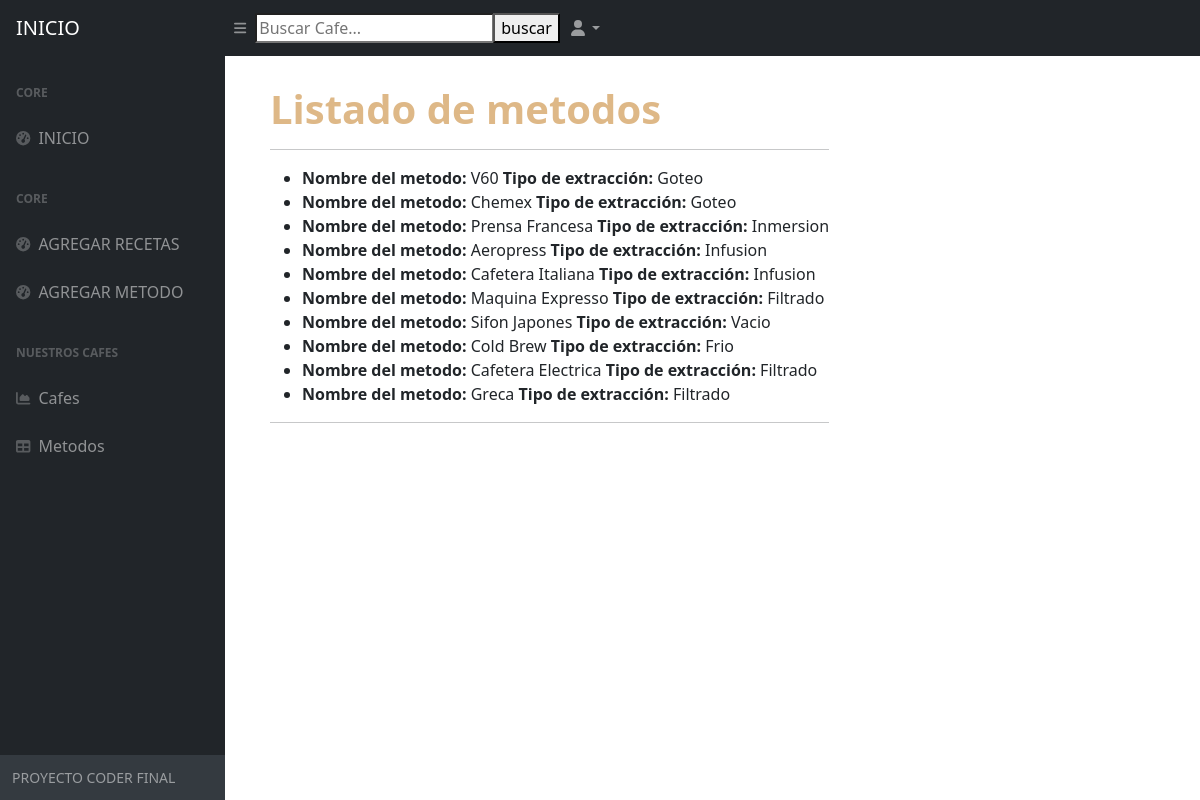
The app's page /app_STT/MetodosLista/ with its own data.
### app_STT/models.py (models this page shows)
class Metodo(models.Model):
    nombre = models.CharField(max_length=50)
    tipo = models.CharField(max_length=50)

### app_STT/views.py (the view)
# urls.py: path('MetodosLista/', ver_lista_metodos, name = "listaMetodos"),
def ver_lista_metodos(self):
    lista = Metodo.objects.all()
    return render(self, "lista_metodos.html", {"lista_metodos": lista})

### app_STT/templates/lista_metodos.html
{% extends 'inicio.html' %}
{% block codigoaca %}
    <div style="margin-left:270px; margin-top:85px;">
        <h1><strong style="color: burlywood">Listado de metodos</strong></h1>
        <hr>
        <ul>
            {% for metodos in lista_metodos %}
                <li><strong>Nombre del metodo: </strong> {{metodos.nombre}} <strong>Tipo de extracción: </strong>{{metodos.tipo}}</li>
            {% endfor %}
        </ul>
        <hr>
    </div>
{% endblock codigoaca %}

### records on screen
Metodo: nombre "V60", tipo "Goteo"
Metodo: nombre "Chemex", tipo "Goteo"
Metodo: nombre "Prensa Francesa", tipo "Inmersion"
Metodo: nombre "Aeropress", tipo "Infusion"
Metodo: nombre "Cafetera Italiana", tipo "Infusion"
Metodo: nombre "Maquina Expresso", tipo "Filtrado"
Metodo: nombre "Sifon Japones", tipo "Vacio"
Metodo: nombre "Cold Brew", tipo "Frio"
Metodo: nombre "Cafetera Electrica", tipo "Filtrado"
Metodo: nombre "Greca", tipo "Filtrado"
